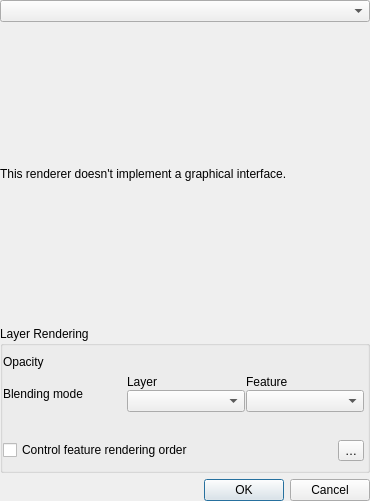
<?xml version="1.0" encoding="UTF-8"?>
<ui version="4.0">
 <class>QgsRendererPropsDialogBase</class>
 <widget class="QDialog" name="QgsRendererPropsDialogBase">
  <property name="geometry">
   <rect>
    <x>0</x>
    <y>0</y>
    <width>370</width>
    <height>501</height>
   </rect>
  </property>
  <property name="windowTitle">
   <string>Renderer Settings</string>
  </property>
  <layout class="QVBoxLayout" name="verticalLayout_5">
   <property name="leftMargin">
    <number>0</number>
   </property>
   <property name="topMargin">
    <number>0</number>
   </property>
   <property name="rightMargin">
    <number>0</number>
   </property>
   <property name="bottomMargin">
    <number>0</number>
   </property>
   <item>
    <widget class="QStackedWidget" name="mainStack">
     <widget class="QWidget" name="page">
      <layout class="QVBoxLayout" name="verticalLayout_4">
       <property name="leftMargin">
        <number>0</number>
       </property>
       <property name="topMargin">
        <number>0</number>
       </property>
       <property name="rightMargin">
        <number>0</number>
       </property>
       <property name="bottomMargin">
        <number>0</number>
       </property>
       <item>
        <layout class="QVBoxLayout" name="verticalLayout_2">
         <item>
          <layout class="QHBoxLayout" name="horizontalLayout">
           <item>
            <widget class="QComboBox" name="cboRenderers"/>
           </item>
          </layout>
         </item>
         <item>
          <widget class="QStackedWidget" name="stackedWidget">
           <property name="sizePolicy">
            <sizepolicy hsizetype="Expanding" vsizetype="Preferred">
             <horstretch>4</horstretch>
             <verstretch>0</verstretch>
            </sizepolicy>
           </property>
           <widget class="QWidget" name="pageNoWidget">
            <property name="sizePolicy">
             <sizepolicy hsizetype="Expanding" vsizetype="Preferred">
              <horstretch>0</horstretch>
              <verstretch>0</verstretch>
             </sizepolicy>
            </property>
            <layout class="QVBoxLayout" name="verticalLayout">
             <property name="leftMargin">
              <number>0</number>
             </property>
             <property name="topMargin">
              <number>0</number>
             </property>
             <property name="rightMargin">
              <number>0</number>
             </property>
             <property name="bottomMargin">
              <number>0</number>
             </property>
             <item>
              <widget class="QLabel" name="label">
               <property name="text">
                <string>This renderer doesn't implement a graphical interface.</string>
               </property>
              </widget>
             </item>
            </layout>
           </widget>
          </widget>
         </item>
         <item>
          <widget class="QgsCollapsibleGroupBox" name="mLayerRenderingGroupBox">
           <property name="title">
            <string>Layer Rendering</string>
           </property>
           <property name="flat">
            <bool>true</bool>
           </property>
           <property name="checkable">
            <bool>false</bool>
           </property>
           <property name="collapsed" stdset="0">
            <bool>true</bool>
           </property>
           <property name="saveCollapsedState" stdset="0">
            <bool>false</bool>
           </property>
           <layout class="QGridLayout" name="gridLayout">
            <property name="leftMargin">
             <number>0</number>
            </property>
            <property name="rightMargin">
             <number>3</number>
            </property>
            <item row="1" column="1" colspan="2">
             <layout class="QGridLayout" name="gridLayout_1">
              <property name="leftMargin">
               <number>0</number>
              </property>
              <property name="rightMargin">
               <number>0</number>
              </property>
              <property name="spacing">
               <number>1</number>
              </property>
              <item row="0" column="0">
               <widget class="QLabel" name="lblLayerBlend">
                <property name="text">
                 <string>Layer</string>
                </property>
               </widget>
              </item>
              <item row="0" column="1">
               <widget class="QLabel" name="lblFeatureBlend">
                <property name="text">
                 <string>Feature</string>
                </property>
               </widget>
              </item>
              <item row="1" column="0">
               <widget class="QgsBlendModeComboBox" name="mBlendModeComboBox">
                <property name="sizePolicy">
                 <sizepolicy hsizetype="Expanding" vsizetype="Preferred">
                  <horstretch>4</horstretch>
                  <verstretch>0</verstretch>
                 </sizepolicy>
                </property>
               </widget>
              </item>
              <item row="1" column="1">
               <widget class="QgsBlendModeComboBox" name="mFeatureBlendComboBox">
                <property name="sizePolicy">
                 <sizepolicy hsizetype="Expanding" vsizetype="Preferred">
                  <horstretch>4</horstretch>
                  <verstretch>0</verstretch>
                 </sizepolicy>
                </property>
               </widget>
              </item>
             </layout>
            </item>
            <item row="0" column="0">
             <widget class="QLabel" name="lblTransparency">
              <property name="text">
               <string>Opacity</string>
              </property>
             </widget>
            </item>
            <item row="3" column="0" colspan="3">
             <layout class="QHBoxLayout" name="horizontalLayout_3">
              <item>
               <widget class="QCheckBox" name="checkboxEnableOrderBy">
                <property name="text">
                 <string>Control feature rendering order</string>
                </property>
               </widget>
              </item>
              <item>
               <widget class="QToolButton" name="btnOrderBy">
                <property name="text">
                 <string>…</string>
                </property>
                <property name="icon">
                 <iconset resource="../../images/images.qrc">
                  <normaloff>:/images/themes/default/sort.svg</normaloff>:/images/themes/default/sort.svg</iconset>
                </property>
               </widget>
              </item>
             </layout>
            </item>
            <item row="2" column="0" colspan="3">
             <widget class="QgsEffectStackCompactWidget" name="mEffectWidget" native="true">
              <property name="minimumSize">
               <size>
                <width>16</width>
                <height>16</height>
               </size>
              </property>
             </widget>
            </item>
            <item row="1" column="0">
             <widget class="QLabel" name="lblBlend">
              <property name="text">
               <string>Blending mode</string>
              </property>
             </widget>
            </item>
            <item row="0" column="1" colspan="2">
             <widget class="QgsOpacityWidget" name="mOpacityWidget" native="true">
              <property name="focusPolicy">
               <enum>Qt::StrongFocus</enum>
              </property>
             </widget>
            </item>
           </layout>
          </widget>
         </item>
         <item>
          <widget class="QDialogButtonBox" name="buttonBox">
           <property name="standardButtons">
            <set>QDialogButtonBox::Cancel|QDialogButtonBox::Ok</set>
           </property>
          </widget>
         </item>
        </layout>
       </item>
      </layout>
     </widget>
    </widget>
   </item>
  </layout>
 </widget>
 <customwidgets>
  <customwidget>
   <class>QgsBlendModeComboBox</class>
   <extends>QComboBox</extends>
   <header>qgsblendmodecombobox.h</header>
  </customwidget>
  <customwidget>
   <class>QgsCollapsibleGroupBox</class>
   <extends>QGroupBox</extends>
   <header>qgscollapsiblegroupbox.h</header>
   <container>1</container>
  </customwidget>
  <customwidget>
   <class>QgsEffectStackCompactWidget</class>
   <extends>QWidget</extends>
   <header>qgseffectstackpropertieswidget.h</header>
   <container>1</container>
  </customwidget>
  <customwidget>
   <class>QgsOpacityWidget</class>
   <extends>QWidget</extends>
   <header>qgsopacitywidget.h</header>
   <container>1</container>
  </customwidget>
 </customwidgets>
 <tabstops>
  <tabstop>cboRenderers</tabstop>
  <tabstop>mOpacityWidget</tabstop>
  <tabstop>mBlendModeComboBox</tabstop>
  <tabstop>mFeatureBlendComboBox</tabstop>
  <tabstop>checkboxEnableOrderBy</tabstop>
  <tabstop>btnOrderBy</tabstop>
 </tabstops>
 <resources>
  <include location="../../images/images.qrc"/>
 </resources>
 <connections/>
</ui>
